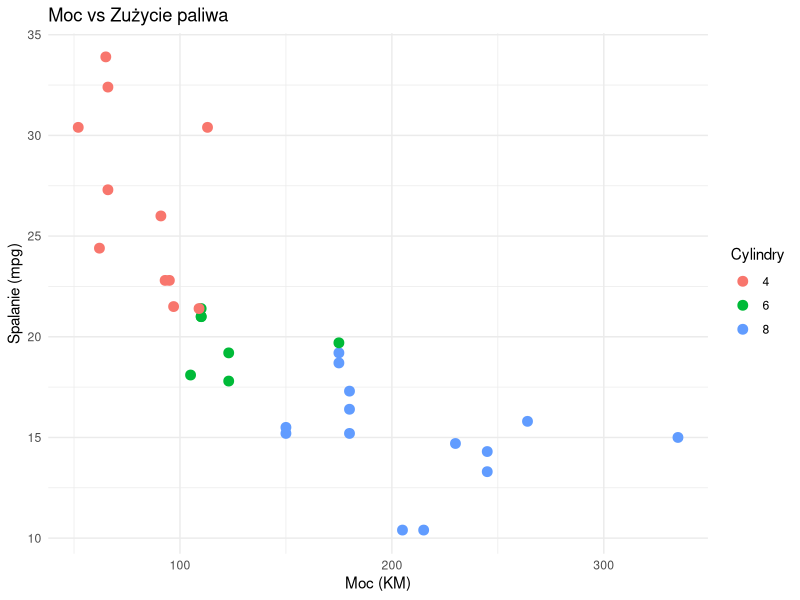
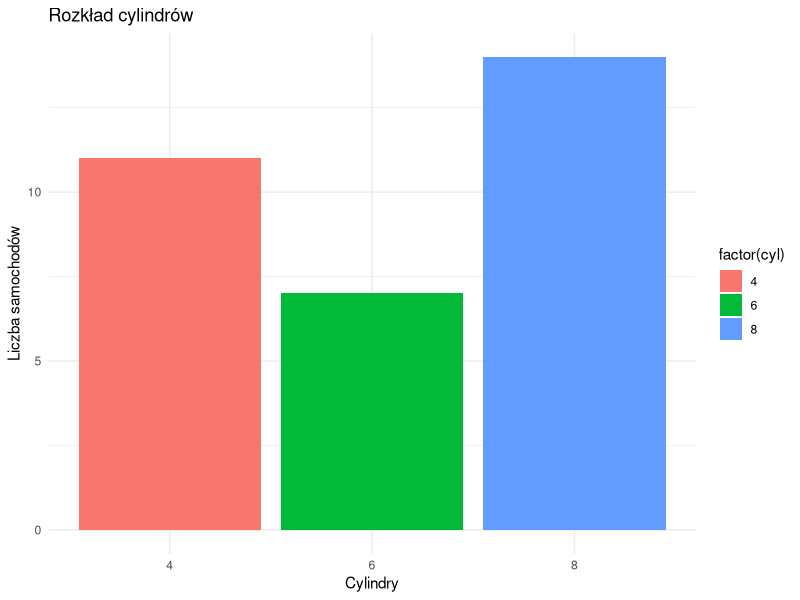

Write R code to recreate these figures, in order.
## ---- chunk 1
library(dplyr)
data("mtcars")
mtcars %>%
  summarise(
    srednie_mpg = round(mean(mpg), 2),
    srednia_moc = round(mean(hp), 2),
    srednia_waga = round(mean(wt), 2)
  )
## ---- chunk 2
library(ggplot2)
ggplot(mtcars, aes(x = hp, y = mpg, color = factor(cyl))) +
  geom_point(size = 3) +
  labs(title = "Moc vs Zużycie paliwa",
       x = "Moc (KM)",
       y = "Spalanie (mpg)",
       color = "Cylindry") +
  theme_minimal()
## ---- chunk 3
ggplot(mtcars, aes(x = factor(cyl), fill = factor(cyl))) +
  geom_bar() +
  labs(title = "Rozkład cylindrów",
       x = "Cylindry",
       y = "Liczba samochodów") +
  theme_minimal()
